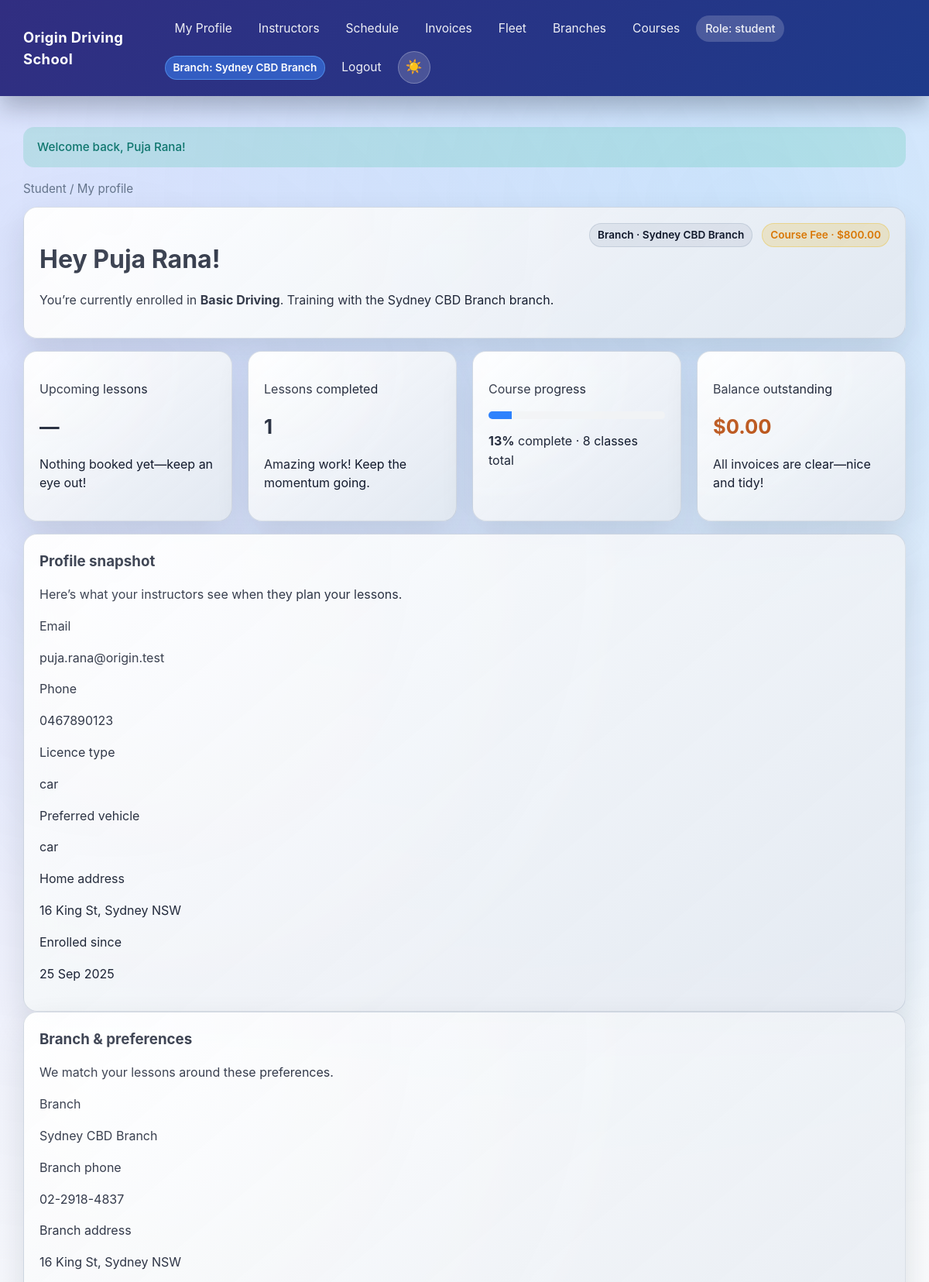
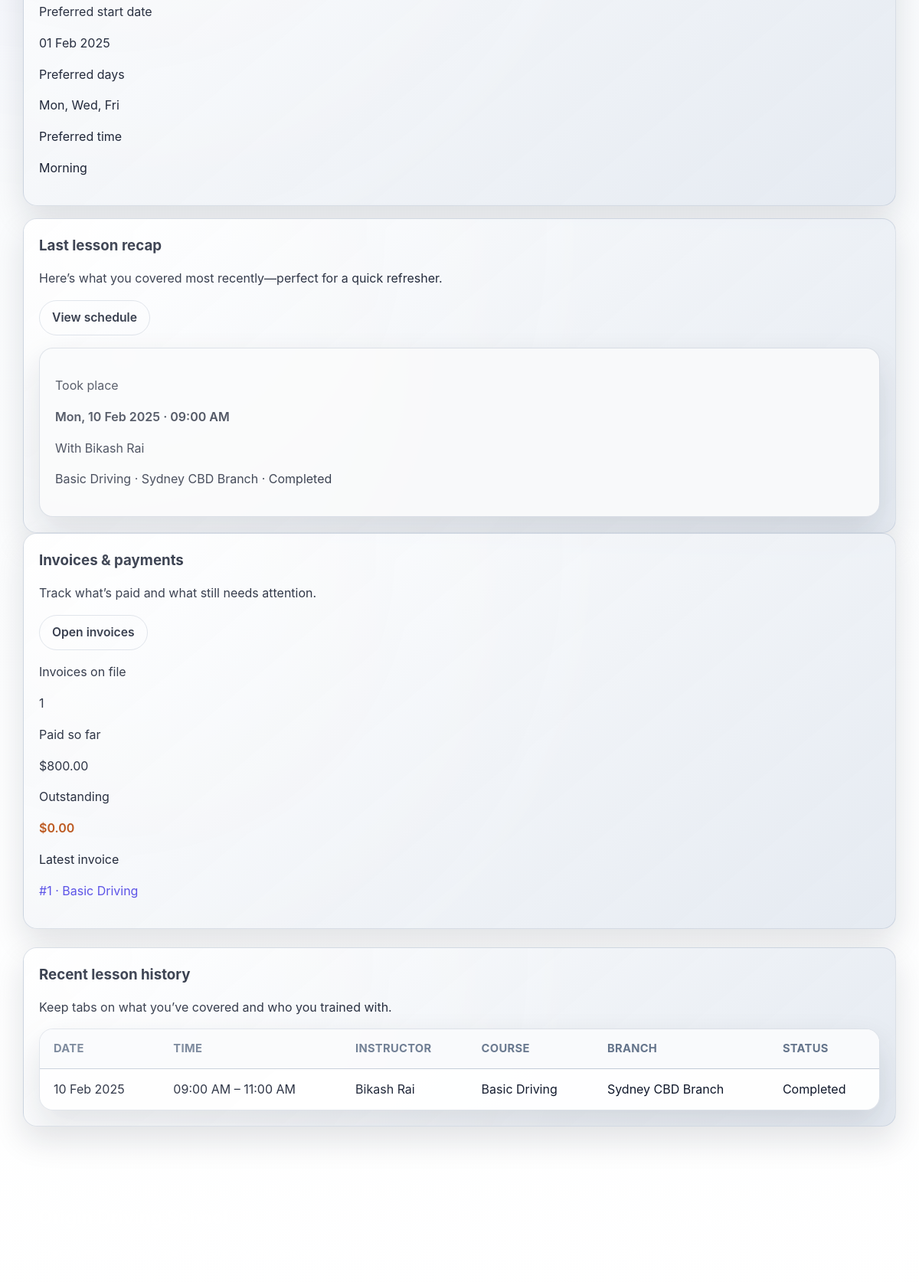
Page /index.php?url=student/profile (signed in) on the committed database (2 pictures, top to bottom).
### tables this page shows
CREATE TABLE `users` (
  `id` int(11) NOT NULL,
  `branch_id` int(11) DEFAULT NULL,
  `first_name` varchar(50) NOT NULL,
  `last_name` varchar(50) NOT NULL,
  `email` varchar(100) NOT NULL,
  `password` varchar(255) NOT NULL,
  `phone` varchar(20) DEFAULT NULL,
  `role` enum('admin','staff','instructor','student') NOT NULL,
  `created_at` timestamp NOT NULL DEFAULT current_timestamp(),
  `updated_at` timestamp NOT NULL DEFAULT current_timestamp() ON UPDATE current_timestamp()
);

CREATE TABLE `courses` (
  `id` int(11) NOT NULL,
  `name` varchar(150) NOT NULL,
  `title` varchar(150) DEFAULT NULL,
  `description` text DEFAULT NULL,
  `price` decimal(10,2) NOT NULL DEFAULT 0.00,
  `fee` decimal(10,2) DEFAULT NULL,
  `class_count` int(11) DEFAULT NULL,
  `created_at` timestamp NOT NULL DEFAULT current_timestamp(),
  `updated_at` timestamp NOT NULL DEFAULT current_timestamp() ON UPDATE current_timestamp()
);

CREATE TABLE `branches` (
  `id` int(11) NOT NULL,
  `name` varchar(100) NOT NULL,
  `address` varchar(255) NOT NULL,
  `phone` varchar(20) DEFAULT NULL,
  `created_at` timestamp NOT NULL DEFAULT current_timestamp(),
  `updated_at` timestamp NOT NULL DEFAULT current_timestamp() ON UPDATE current_timestamp()
);

CREATE TABLE `students` (
  `id` int(11) NOT NULL,
  `user_id` int(11) NOT NULL,
  `licence_type` varchar(50) DEFAULT NULL,
  `dob` date DEFAULT NULL,
  `created_at` timestamp NOT NULL DEFAULT current_timestamp(),
  `updated_at` timestamp NOT NULL DEFAULT current_timestamp() ON UPDATE current_timestamp()
);

CREATE TABLE `student_profiles` (
  `id` int(11) NOT NULL,
  `user_id` int(11) NOT NULL,
  `vehicle_type` enum('car','motorcycle') NOT NULL,
  `course_id` int(11) NOT NULL,
  `branch_id` int(11) NOT NULL,
  `address` varchar(255) DEFAULT NULL,
  `phone` varchar(20) DEFAULT NULL,
  `preferred_days` varchar(50) DEFAULT NULL,
  `preferred_time` varchar(20) DEFAULT NULL,
  `start_date` date DEFAULT NULL,
  `created_at` timestamp NOT NULL DEFAULT current_timestamp(),
  `updated_at` timestamp NOT NULL DEFAULT current_timestamp() ON UPDATE current_timestamp()
);

CREATE TABLE `bookings` (
  `id` int(11) NOT NULL,
  `student_id` int(11) NOT NULL,
  `instructor_id` int(11) NOT NULL,
  `course_id` int(11) DEFAULT NULL,
  `branch_id` int(11) DEFAULT NULL,
  `vehicle_id` int(11) DEFAULT NULL,
  `start_time` datetime NOT NULL,
  `end_time` datetime NOT NULL,
  `start_datetime` datetime GENERATED ALWAYS AS (`start_time`) STORED,
  `end_datetime` datetime GENERATED ALWAYS AS (`end_time`) STORED,
  `status` enum('booked','scheduled','completed','cancelled') DEFAULT 'booked',
  `reminder_sms_sent` tinyint(1) DEFAULT 0,
  `created_at` timestamp NOT NULL DEFAULT current_timestamp(),
  `updated_at` timestamp NOT NULL DEFAULT current_timestamp() ON UPDATE current_timestamp()
);

CREATE TABLE `invoices` (
  `id` int(11) NOT NULL,
  `student_id` int(11) NOT NULL,
  `course_id` int(11) DEFAULT NULL,
  `amount` decimal(10,2) NOT NULL,
  `issued_date` date NOT NULL,
  `due_date` date NOT NULL,
  `paid_on` datetime DEFAULT NULL,
  `status` enum('unpaid','pending','partial','paid','overdue') NOT NULL DEFAULT 'unpaid',
  `created_at` timestamp NOT NULL DEFAULT current_timestamp(),
  `updated_at` timestamp NOT NULL DEFAULT current_timestamp() ON UPDATE current_timestamp()
);

### views/student/profile.php (the view, shortened to what the rows shown need)
<?php
$profile        = $profile ?? [];
$lessonStats    = $lessonStats ?? ['upcoming' => 0, 'completed' => 0, 'cancelled' => 0];
$nextLesson     = $nextLesson ?? null;
$lastLesson     = $lastLesson ?? null;
$recentLessons  = $recentLessons ?? [];
$latestInvoice  = $latestInvoice ?? null;
$studentName = trim(($profile['first_name'] ?? '') . ' ' . ($profile['last_name'] ?? ''));
$courseName   = $profile['course_name'] ?? null;
$branchName   = $profile['branch_name'] ?? null;
$coursePrice  = $profile['course_price'] ?? null;
$courseLessons = $profile['course_classes'] ?? null;
$completedLessons = (int)($lessonStats['completed'] ?? 0);
$progressPercent = null;
if (!empty($courseLessons) && $courseLessons > 0) {
  $progressPercent = min(100, (int)round(($completedLessons / $courseLessons) * 100));
}
$formatDate = function ($date) {
  if (empty($date)) {
    return '—';
  }
  $timestamp = strtotime($date);
  return $timestamp ? date('d M Y', $timestamp) : htmlspecialchars((string)$date);
};
$formatDateTime = function ($dateTime) {
  if (empty($dateTime)) {
    return '—';
  }
  $timestamp = strtotime($dateTime);
  return $timestamp ? date('D, d M Y · h:i A', $timestamp) : htmlspecialchars((string)$dateTime);
};
$formatTimeRange = function ($start, $end = null) {
  if (empty($start)) {
    return '—';
  }
  $startTs = strtotime($start);
  $endTs = $end ? strtotime($end) : false;
  $startLabel = $startTs ? date('h:i A', $startTs) : htmlspecialchars((string)$start);
  if ($endTs) {
    $endLabel = date('h:i A', $endTs);
    return $startLabel . ' – ' . $endLabel;
  }
  return $startLabel;
};
$formatMoney = function ($value) {
  $number = is_numeric($value) ? (float)$value : 0;
  return '$' . number_format($number, 2);
};
?>
<div class="card mb-3" style="display:flex; gap:24px; justify-content:space-between; align-items:flex-start; flex-wrap:wrap;">
  <div>
    <h1 class="mb-1">Hey <?= htmlspecialchars($studentName); ?>!</h1>
    <p class="muted mb-0">
      <?= $courseName
        ? 'You’re currently enrolled in <strong>' . htmlspecialchars($courseName) . '</strong>. '
        : 'Choose a course to unlock tailored lesson plans just for you.'; ?>
      <?= $branchName
        ? 'Training with the ' . htmlspecialchars($branchName) . ' branch.'
        : 'Let us know which branch suits you best to match instructors nearby.'; ?>
    </p>
  </div>
  <div style="display:flex; gap:12px; flex-wrap:wrap;">
    <?php if ($branchName): ?>
      <span class="badge gray">Branch · <?= htmlspecialchars($branchName); ?></span>
    <?php endif; ?>
    <?php if ($courseName && $coursePrice !== null): ?>
      <span class="badge yellow">Course fee · <?= $formatMoney($coursePrice); ?></span>
    <?php endif; ?>
  </div>
</div>
<div class="cards mb-3">
  <div class="card">
    <p class="muted mb-0">Course progress</p>
    <?php if ($progressPercent !== null): ?>
      <div style="margin:8px 0 12px; background:#f1f3f5; border-radius:999px; overflow:hidden; height:10px;">
        <div style="width:<?= $progressPercent; ?>%; background:#0d6efd; height:10px;"></div>
      </div>
      <p class="mb-0"><strong><?= $progressPercent; ?>%</strong> complete · <?= (int)$courseLessons; ?> classes total</p>
    <?php else: ?>
      <h3 class="mb-1" style="font-size:1.6rem;">—</h3>
      <p class="muted mb-0">We’ll calculate progress once your course includes a class count.</p>
    <?php endif; ?>
  </div>
</div>
<div class="grid-2 mb-3" style="gap:24px;">
  <div class="card">
    <div class="grid-2" style="gap:16px;">
      <div>
        <p class="muted mb-0">Email</p>
        <p class="mb-2"><?= htmlspecialchars($profile['email'] ?? '—'); ?></p>
      </div>
      <div>
        <p class="muted mb-0">Licence type</p>
        <p class="mb-2"><?= htmlspecialchars($profile['licence_type'] ?? '—'); ?></p>
      </div>
      <div>
        <p class="muted mb-0">Preferred vehicle</p>
        <p class="mb-2"><?= htmlspecialchars($profile['vehicle_type'] ?? '—'); ?></p>
      </div>
      <div>
        <p class="muted mb-0">Home address</p>
        <p class="mb-0"><?= htmlspecialchars($profile['address'] ?? '—'); ?></p>
      </div>
      <div>
        <p class="muted mb-0">Enrolled since</p>
        <p class="mb-0"><?= $formatDate($profile['enrolled_at'] ?? null); ?></p>
      </div>
    </div>
  </div>
  <div class="card">
    <div class="grid-2" style="gap:16px;">
      <div>
        <p class="muted mb-0">Branch</p>
        <p class="mb-2"><?= $branchName ? htmlspecialchars($branchName) : 'Not selected yet'; ?></p>
      </div>
      <div>
        <p class="muted mb-0">Branch phone</p>
        <p class="mb-2"><?= htmlspecialchars($profile['branch_phone'] ?? '—'); ?></p>
      </div>
      <div>
        <p class="muted mb-0">Branch address</p>
        <p class="mb-2"><?= htmlspecialchars($profile['branch_address'] ?? '—'); ?></p>
      </div>
      <div>
        <p class="muted mb-0">Preferred start date</p>
        <p class="mb-2"><?= $formatDate($profile['start_date'] ?? null); ?></p>
      </div>
      <div>
        <p class="muted mb-0">Preferred time</p>
        <p class="mb-0"><?= htmlspecialchars($profile['preferred_time'] ?? 'Whenever works'); ?></p>
      </div>
    </div>
  </div>
</div>
<div class="grid-2" style="gap:24px;">
  <div class="card">
    <?php if ($nextLesson): ?>
      <div class="card" style="margin-top:16px; background:#f8f9fa;">
        <p class="muted mb-0">Starts</p>
        <p class="mb-1" style="font-weight:600;">
          <?= $formatDateTime($nextLesson['start_time'] ?? null); ?>
        </p>
        <p class="mb-0">With <?= htmlspecialchars($nextLesson['instructor_name'] ?? 'TBC'); ?></p>
        <p class="mb-0 muted">
          <?= htmlspecialchars($nextLesson['course_name'] ?? 'Course TBC'); ?> ·
          <?= htmlspecialchars($nextLesson['branch_name'] ?? 'Branch TBC'); ?>
        </p>
      </div>
    <?php elseif ($lastLesson): ?>
      <div class="card" style="margin-top:16px; background:#f8f9fa;">
        <p class="muted mb-0">Took place</p>
        <p class="mb-1" style="font-weight:600;">
          <?= $formatDateTime($lastLesson['start_time'] ?? null); ?>
        </p>
        <p class="mb-0">With <?= htmlspecialchars($lastLesson['instructor_name'] ?? 'TBC'); ?></p>
        <p class="mb-0 muted">
          <?= htmlspecialchars($lastLesson['course_name'] ?? 'Course TBC'); ?> ·
          <?= htmlspecialchars($lastLesson['branch_name'] ?? 'Branch TBC'); ?> ·
          <?= htmlspecialchars(ucfirst($lastLesson['status'] ?? 'completed')); ?>
        </p>
      </div>
    <?php endif; ?>
  </div>
  <div class="card">
    <div class="grid-2" style="gap:16px; margin-top:16px;">
      <div>
        <p class="mb-0">
          <?php if ($latestInvoice): ?>
            <a href="index.php?url=invoice/show/<?= (int)$latestInvoice['id']; ?>">
              #<?= (int)$latestInvoice['id']; ?> · <?= htmlspecialchars($latestInvoice['course_name'] ?? 'Course'); ?>
            </a>
          <?php else: ?>
            None issued yet
          <?php endif; ?>
        </p>
      </div>
    </div>
  </div>
</div>
<div class="card" style="margin-top:24px;">
  <?php if (empty($recentLessons)): ?>
    <div class="empty-state-card" style="margin-top:16px;">
      <h4 class="mb-1">No lessons recorded yet</h4>
      <p class="muted mb-0">Your completed lessons will appear here along with instructor notes.</p>
    </div>
  <?php else: ?>
    <div class="table-wrapper" style="margin-top:16px;">
      <table class="table mb-0">
        <thead>
          <tr>
            <th>Date</th>
            <th>Time</th>
            <th>Instructor</th>
            <th>Course</th>
            <th>Branch</th>
            <th>Status</th>
          </tr>
        </thead>
        <tbody>
        <?php foreach ($recentLessons as $lesson): ?>
          <tr>
            <td><?= $formatDate($lesson['start_time'] ?? null); ?></td>
            <td><?= $formatTimeRange($lesson['start_time'] ?? null, $lesson['end_time'] ?? null); ?></td>
            <td><?= htmlspecialchars($lesson['instructor_name'] ?? '—'); ?></td>
            <td><?= htmlspecialchars($lesson['course_name'] ?? '—'); ?></td>
            <td><?= htmlspecialchars($lesson['branch_name'] ?? '—'); ?></td>
            <td><?= htmlspecialchars(ucfirst($lesson['status'] ?? 'booked')); ?></td>
          </tr>
        <?php endforeach; ?>
        </tbody>
      </table>
    </div>
  <?php endif; ?>
        </div>

### rows in the picture
users: studentName "Puja Rana", courses.name "Basic Driving", branch.name "Sydney CBD Branch", courses.price "$800.00", courses.class_count "13", courses.class_count "8", email "puja.rana@origin.test", students.licence_type "car", student_profiles.vehicle_type "car", student_profiles.address "16 King St, Sydney NSW", created_at "25 Sep 2025", branch.phone "02-2918-4837", branch.address "16 King St, Sydney NSW", student_profiles.start_date "01 Feb 2025", student_profiles.preferred_time "Morning"
bookings: start_time "Mon, 10 Feb 2025 · 09:00 AM", course.name "Basic Driving", branch.name "Sydney CBD Branch", status "Completed", start_time "10 Feb 2025", start_time+end_time "09:00 AM – 11:00 AM", instructor_name "Bikash Rai"
invoices: id "1", course.name "Basic Driving"

### other values in the picture
$_SESSION['role'] "student"
$_SESSION['branch_name'] "Sydney CBD Branch"
$_SESSION['flash_success'] "Welcome back, Puja Rana!"
$completedLessons "1"
$profile['phone'] "0467890123"
implode(', ', $preferredDays) "Mon, Wed, Fri"
$nextLessonHeading "Last lesson recap"
$nextLessonCopy "Here’s what you covered most recently—perfect for a quick refresher."
$lastLesson['instructor_name'] "Bikash Rai"
$totalInvoices "1"
$formatMoney($settled) "$800.00"
